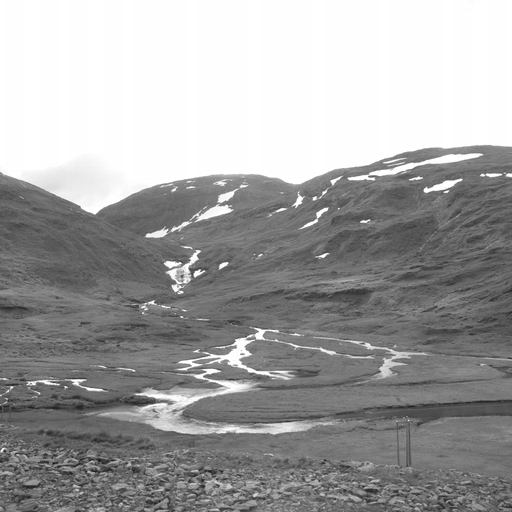
#> input picture lab2/stego_lsb_blocks.bmp, 512 x 512 px; the run also reads 1 picture not shown here
$ python main.py
#> lines starting #> are read from the running program, lines starting #| are printed output that depends on the picture; after the words box and inside, x2 and y2 are one past the last pixel; in counts of white or black regions, pixels touching at a corner belong together
import sys
import os
import numpy as np
from PIL import Image, ImageDraw, ImageFont
import random
import hashlib
import json

class DigitalWatermarking:
    """
    Класс для внедрения и извлечения цифровых водяных знаков
    с использованием двух подходов: LSB и адаптивного по локальной дисперсии
    """

    def __init__(self, container_path):
        """
        Инициализация с изображением-контейнером

        Args:
            container_path: путь к изображению-контейнеру
        """
        try:
            # Загружаем изображение и конвертируем в grayscale
            self.container = Image.open(container_path).convert('L')
            self.container_array = np.array(self.container, dtype=np.uint8)
            self.height, self.width = self.container_array.shape
            self.total_pixels = self.height * self.width

            # Максимальная ёмкость контейнера (бит)
            self.max_capacity = self.total_pixels

            print(f"\n📦 Контейнер загружен: {self.width}x{self.height}")
            print(f"📊 Максимальная ёмкость: {self.max_capacity} бит ({self.max_capacity/8:.0f} байт)")

        except Exception as e:
            print(f"❌ Ошибка загрузки контейнера: {e}")
            sys.exit(1)

    def prepare_watermark(self, watermark_path):
        """
        Подготовка ЦВЗ из изображения-логотипа

        Args:
            watermark_path: путь к изображению ЦВЗ

        Returns:
            биты ЦВЗ и исходное изображение для проверки
        """
        try:
            # Загружаем ЦВЗ и конвертируем в бинарное изображение
            watermark_img = Image.open(watermark_path).convert('L')

            # Сохраняем исходный размер
            original_size = (watermark_img.height, watermark_img.width)

            # Масштабируем ЦВЗ до размера, обеспечивающего 50% ёмкости контейнера
            target_bytes = self.max_capacity // 16  # 50% от ёмкости в байтах
            target_pixels = target_bytes * 8  # в битах

            # Вычисляем необходимые размеры ЦВЗ
            watermark_pixels = watermark_img.width * watermark_img.height

            if watermark_pixels > target_pixels:
                # Масштабируем вниз
                scale = (target_pixels / watermark_pixels) ** 0.5
                new_width = max(1, int(watermark_img.width * scale))
                new_height = max(1, int(watermark_img.height * scale))
                watermark_img = watermark_img.resize((new_width, new_height), Image.Resampling.LANCZOS)
                print(f"  📐 Масштабирован до {new_width}x{new_height}")

            # Бинаризация (порог 128)
            watermark_array = np.array(watermark_img)
            binary_watermark = (watermark_array > 128).astype(np.uint8)

            # Преобразуем в одномерный массив битов
            watermark_bits = binary_watermark.flatten()

            # Достигаем 50% ёмкости путём повторения
            target_bits = self.max_capacity // 2
            if len(watermark_bits) < target_bits:
                repeats = (target_bits // len(watermark_bits)) + 1
                watermark_bits = np.tile(watermark_bits, repeats)

            watermark_bits = watermark_bits[:target_bits]

            print(f"  🔤 ЦВЗ подготовлен: {len(watermark_bits)} бит ({len(watermark_bits)/8:.0f} байт)")
            print(f"  📈 Доля от ёмкости: {len(watermark_bits)/self.max_capacity*100:.1f}%")

            return watermark_bits, watermark_img, original_size

        except Exception as e:
            print(f"❌ Ошибка подготовки ЦВЗ: {e}")
            return None, None, None

    def split_into_blocks(self, array, block_size=8):
        """
        Разделение изображения на блоки

        Args:
            array: входное изображение
            block_size: размер блока

        Returns:
            список блоков и метаданные
        """
        h, w = array.shape
        blocks = []

        # Вычисляем количество блоков
        n_blocks_h = h // block_size
        n_blocks_w = w // block_size

        for i in range(n_blocks_h):
            for j in range(n_blocks_w):
                block = array[i*block_size:(i+1)*block_size, j*block_size:(j+1)*block_size]
                blocks.append(block)

        metadata = {
            'block_size': block_size,
            'n_blocks_h': n_blocks_h,
            'n_blocks_w': n_blocks_w,
            'total_blocks': len(blocks),
            'original_shape': (h, w)
        }

        print(f"  📦 Изображение разделено на {len(blocks)} блоков {block_size}x{block_size}")
        return blocks, metadata

    def reconstruct_from_blocks(self, blocks, metadata):
        """
        Восстановление изображения из блоков

        Args:
            blocks: список блоков
            metadata: метаданные

        Returns:
            восстановленное изображение
        """
        block_size = metadata['block_size']
        n_blocks_h = metadata['n_blocks_h']
        n_blocks_w = metadata['n_blocks_w']

        h = n_blocks_h * block_size
        w = n_blocks_w * block_size

        reconstructed = np.zeros((h, w), dtype=np.uint8)

        block_idx = 0
        for i in range(n_blocks_h):
            for j in range(n_blocks_w):
                reconstructed[i*block_size:(i+1)*block_size, j*block_size:(j+1)*block_size] = blocks[block_idx]
                block_idx += 1

        return reconstructed

    # ==================== РЕЖИМ 1: LSB ВНЕДРЕНИЕ ПО БЛОКАМ ====================

    def embed_lsb_blocks(self, watermark_bits, block_size=8, key_seed=None):
        """
        Внедрение ЦВЗ в LSB по блокам с использованием секретного ключа

        Args:
            watermark_bits: биты ЦВЗ
            block_size: размер блока
            key_seed: зерно для генерации ключа

        Returns:
            стего-изображение, метаданные
        """
        print("\n🔄 РЕЖИМ 1: Внедрение в LSB по блокам")

        # Разделяем изображение на блоки
        blocks, block_metadata = self.split_into_blocks(self.container_array, block_size)

        # Генерируем ключ для перемешивания блоков
        if key_seed is None:
            key_seed = random.randint(0, 2**32 - 1)

        random.seed(key_seed)
        block_indices = list(range(len(blocks)))
        random.shuffle(block_indices)

        # Подготавливаем биты ЦВЗ для внедрения
        bits_per_block = block_size * block_size  # по 1 биту на пиксель в LSB
        total_capacity = len(blocks) * bits_per_block

        if len(watermark_bits) > total_capacity:
            print(f"  ⚠️ ЦВЗ слишком большой, обрезаем до {total_capacity} бит")
            watermark_bits = watermark_bits[:total_capacity]

        # Внедряем биты в блоки
        modified_blocks = []
        bit_idx = 0

        for block_idx in block_indices:
            if bit_idx >= len(watermark_bits):
                modified_blocks.append(blocks[block_idx])
                continue

            block = blocks[block_idx].copy().flatten()
            bits_for_block = min(bits_per_block, len(watermark_bits) - bit_idx)

            for i in range(bits_for_block):
                block[i] = (block[i] & 0xFE) | watermark_bits[bit_idx + i]

            modified_blocks.append(block.reshape(block_size, block_size))
            bit_idx += bits_for_block

        # Восстанавливаем изображение
        stego_array = self.reconstruct_from_blocks(modified_blocks, block_metadata)

        # Метаданные для извлечения
        metadata = {
            'method': 'lsb_blocks',
            'block_size': block_size,
            'key_seed': key_seed,
            'embedded_bits': len(watermark_bits),
            'block_metadata': block_metadata,
            'block_indices': block_indices
        }

        print(f"  ✅ Внедрено {len(watermark_bits)} бит в {len(blocks)} блоков")
        print(f"  📍 Ключ: {key_seed}")

        return stego_array, metadata

    # [52 lines left out: function extract_lsb_blocks, not called in this run]

    # ==================== РЕЖИМ 2: АДАПТИВНОЕ ВНЕДРЕНИЕ ПО БЛОКАМ ====================

    def calculate_block_variance(self, block):
        """Вычисление дисперсии блока"""
        return np.var(block)

    # [207 lines left out: functions embed_adaptive_blocks, extract_adaptive_blocks, bits_to_image, not called in this run]

    def calculate_psnr(self, original, stego):
        """
        Вычисление PSNR между оригиналом и стего-изображением

        Returns:
            PSNR в дБ
        """
        original = original.astype(np.float64)
        stego = stego.astype(np.float64)

        mse = np.mean((original - stego) ** 2)

        if mse == 0:
            return float('inf')

        max_pixel = 255.0
        psnr = 20 * np.log10(max_pixel / np.sqrt(mse))

        return psnr

    # [47 lines left out: function create_comparison_image, not called in this run]


def main():
    print("=" * 70)
    print("🔐 ПРОГРАММА ВНЕДРЕНИЯ ЦИФРОВЫХ ВОДЯНЫХ ЗНАКОВ ПО БЛОКАМ")
    print("=" * 70)

    # 1. Ввод пути к контейнеру
    while True:
        container_path = input("\n📁 Введите путь к изображению-контейнеру: ").strip()
        if os.path.exists(container_path):
            break
        print("❌ Файл не найден!")
#> this loop made 1 pass; the answer given on pass 1: stego_lsb_blocks.bmp

    # Создаём объект
    dw = DigitalWatermarking(container_path)
#> in __init__, self.container is the input picture: PIL image 512x512 L; min 20, max 255, mean 162.5
#| 📦 Контейнер загружен: 512x512
#| 📊 Максимальная ёмкость: 262144 бит (32768 байт)

    # 2. Ввод пути к ЦВЗ
    while True:
        watermark_path = input("\n🔤 Введите путь к изображению ЦВЗ (логотип): ").strip()
        if os.path.exists(watermark_path):
            break
        print("❌ Файл не найден!")

    # Подготавливаем ЦВЗ
    watermark_bits, original_watermark, original_size = dw.prepare_watermark(watermark_path)
#|   📐 Масштабирован до 362x362
#> in prepare_watermark, `binary_watermark = (watermark_array > 128).astype(np.uint8)`:
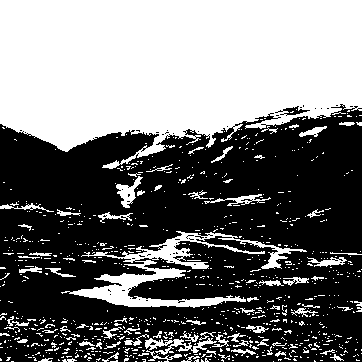
#> binary_watermark: shape (362, 362); values 0 (black) and 1 (white), 45.2% white; 857 white regions (779 under 20 px), largest, box (x1, y1, x2, y2) and area: (0, 0, 362, 169) 47391, (61, 231, 307, 308) 4318, (145, 338, 217, 355) 461
#> in prepare_watermark, `repeats = (target_bits // len(watermark_bits)) + 1`: repeats = 2
#|   🔤 ЦВЗ подготовлен: 131072 бит (16384 байт)
#|   📈 Доля от ёмкости: 50.0%
#> original_size = (512, 512)
    if watermark_bits is None:
        return

    # 3. Выбор режима
    print("\n" + "=" * 40)
    print("ВЫБЕРИТЕ РЕЖИМ ВНЕДРЕНИЯ:")
    print("1 - LSB внедрение по блокам")
    print("2 - Адаптивное внедрение по блокам")
    print("3 - Сравнить оба режима")
    print("=" * 40)

    mode = input("Ваш выбор (1/2/3): ").strip()
#> the answer given: 1

    # 4. Ввод размера блока
    block_size = 8
    try:
        block_size = int(input("\nВведите размер блока (по умолчанию 8): ").strip() or "8")
#> the answer given: 100
    except:
        block_size = 8

    results = {}

    # РЕЖИМ 1
    if mode in ['1', '3']:
        print("\n" + "-" * 60)
        print("РЕЖИМ 1: LSB внедрение по блокам")
        print("-" * 60)

        # Внедрение
        stego_lsb, lsb_metadata = dw.embed_lsb_blocks(watermark_bits, block_size)
#> after the loop in split_into_blocks, `for i in range(n_blocks_h):`: blocks = 25 items
#> in split_into_blocks, `metadata = { 'block_size': block_size, 'n_blocks_h': n_blocks_h, 'n_bl..`: metadata = {'block_size': 100, 'n_blocks_h': 5, 'n_blocks_w': 5, 'total_blocks': 25, 'original_shape': (512, 512)}
#|   📦 Изображение разделено на 25 блоков 100x100
#> in embed_lsb_blocks, `blocks, block_metadata = self.split_into_blocks(self.container_array, ..`: blocks = 25 items; block_metadata has the same summary as metadata in split_into_blocks
#> in embed_lsb_blocks, `block_indices = list(range(len(blocks)))`: block_indices = 25 values from 0 to 24
#> in embed_lsb_blocks, `total_capacity = len(blocks) * bits_per_block`: total_capacity = 250000
#> the loop in embed_lsb_blocks, `for block_idx in block_indices:` made 25 passes
#> (block_idx, bits_for_block, bit_idx) on passes 1 to 12: (9, 10000, 10000), (12, 10000, 20000), (15, 10000, 30000), (19, 10000, 40000), (1, 10000, 50000), (7, 10000, 60000), (10, 10000, 70000), (16, 10000, 80000), (13, 10000, 90000), (3, 10000, 100000), (0, 10000, 110000), (5, 10000, 120000)
#> block_idx on passes 15 to 20: 24, 22, 14, 21, 8, 23
#> after the loop in embed_lsb_blocks, `for block_idx in block_indices:`: bit_idx = 131072; modified_blocks = 25 items
#> in reconstruct_from_blocks, `block_size = metadata['block_size']`: block_size = 100
#> in reconstruct_from_blocks, `n_blocks_h = metadata['n_blocks_h']`: n_blocks_h = 5
#> in reconstruct_from_blocks, `h = n_blocks_h * block_size`: h = 500
#> after the loop in reconstruct_from_blocks, `for i in range(n_blocks_h):`:
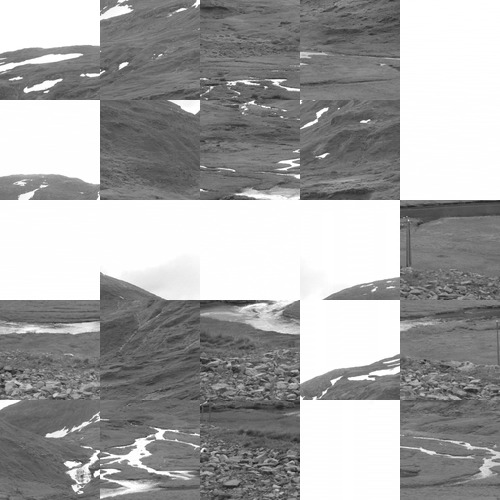
#> reconstructed: shape (500, 500); min 20, max 255, mean 164.1
#> after the loop in reconstruct_from_blocks, `for i in range(n_blocks_h):`: block_idx = 25
#|   ✅ Внедрено 131072 бит в 25 блоков
#> lsb_metadata = 6 items

        # Сохранение
        output_lsb = "stego_lsb_blocks.bmp"
        Image.fromarray(stego_lsb).save(output_lsb)

        # Сохраняем метаданные
        with open('lsb_blocks_metadata.json', 'w') as f:
            # Конвертируем для JSON
            metadata_serializable = {}
            for k, v in lsb_metadata.items():
                if isinstance(v, np.integer):
                    metadata_serializable[k] = int(v)
                elif isinstance(v, np.floating):
                    metadata_serializable[k] = float(v)
                elif isinstance(v, np.ndarray):
                    metadata_serializable[k] = v.tolist()
                elif isinstance(v, list):
                    metadata_serializable[k] = [int(x) if isinstance(x, np.integer) else x for x in v]
                else:
                    metadata_serializable[k] = v
#> this loop made 6 passes
#> (k, v) on passes 1 to 4: ('method', 'lsb_blocks'), ('block_size', 100), ('key_seed', 3626764237), ('embedded_bits', 131072)
#> after the loop, metadata_serializable = 6 items
            json.dump(metadata_serializable, f, indent=2)

        print(f"  💾 Стего: {output_lsb}")
        print(f"  💾 Метаданные: lsb_blocks_metadata.json")

        # PSNR
        psnr_lsb = dw.calculate_psnr(dw.container_array, stego_lsb)
        print(f"  📊 PSNR: {psnr_lsb:.2f} дБ")

        # Извлечение
        extracted_lsb_bits, extracted_lsb_img = dw.extract_lsb_blocks(
            output_lsb, lsb_metadata, original_size
        )

        # Сохраняем извлечённый ЦВЗ
        extracted_lsb_img.save("extracted_lsb_blocks.bmp")
        print(f"  💾 Извлечённый ЦВЗ: extracted_lsb_blocks.bmp")

        # Проверка совпадения
        match_len = min(len(extracted_lsb_bits), len(watermark_bits))
        match_lsb = np.sum(extracted_lsb_bits[:match_len] == watermark_bits[:match_len]) / match_len * 100
        print(f"  ✅ Совпадение битов: {match_lsb:.2f}%")

        # Создаём сравнение
        dw.create_comparison_image(original_watermark, extracted_lsb_img, "comparison_lsb_blocks.png")

        results['lsb'] = {'psnr': psnr_lsb, 'match': match_lsb}

    # РЕЖИМ 2
    if mode in ['2', '3']:
        print("\n" + "-" * 60)
        print("РЕЖИМ 2: Адаптивное внедрение по блокам")
        print("-" * 60)

        # Внедрение
        stego_adaptive, adaptive_metadata = dw.embed_adaptive_blocks(watermark_bits, block_size)

        # Сохранение
        output_adaptive = "stego_adaptive_blocks.bmp"
        Image.fromarray(stego_adaptive).save(output_adaptive)

        # Сохраняем метаданные
        with open('adaptive_blocks_metadata.json', 'w') as f:
            # Конвертируем для JSON
            metadata_serializable = {}
            for k, v in adaptive_metadata.items():
                if isinstance(v, np.integer):
                    metadata_serializable[k] = int(v)
                elif isinstance(v, np.floating):
                    metadata_serializable[k] = float(v)
                elif isinstance(v, np.ndarray):
                    metadata_serializable[k] = v.tolist()
                elif isinstance(v, list):
                    metadata_serializable[k] = [float(x) if isinstance(x, np.floating) else x for x in v]
                else:
                    metadata_serializable[k] = v
            json.dump(metadata_serializable, f, indent=2)

        print(f"  💾 Стего: {output_adaptive}")
        print(f"  💾 Метаданные: adaptive_blocks_metadata.json")

        # PSNR
        psnr_adaptive = dw.calculate_psnr(dw.container_array, stego_adaptive)
        print(f"  📊 PSNR: {psnr_adaptive:.2f} дБ")

        # Извлечение
        extracted_adaptive_bits, extracted_adaptive_img = dw.extract_adaptive_blocks(
            output_adaptive, adaptive_metadata, original_size
        )

        # Сохраняем извлечённый ЦВЗ
        extracted_adaptive_img.save("extracted_adaptive_blocks.bmp")
        print(f"  💾 Извлечённый ЦВЗ: extracted_adaptive_blocks.bmp")

        # Проверка совпадения
        match_len = min(len(extracted_adaptive_bits), len(watermark_bits))
        match_adaptive = np.sum(extracted_adaptive_bits[:match_len] == watermark_bits[:match_len]) / match_len * 100
        print(f"  ✅ Совпадение битов: {match_adaptive:.2f}%")

        # Создаём сравнение
        dw.create_comparison_image(original_watermark, extracted_adaptive_img, "comparison_adaptive_blocks.png")

        results['adaptive'] = {'psnr': psnr_adaptive, 'match': match_adaptive}

    # СРАВНЕНИЕ
    if mode == '3' and len(results) == 2:
        print("\n" + "=" * 60)
        print("📊 СРАВНЕНИЕ РЕЖИМОВ")
        print("=" * 60)
        print(f"LSB по блокам:        PSNR = {results['lsb']['psnr']:.2f} дБ, Совпадение = {results['lsb']['match']:.2f}%")
        print(f"Адаптивный по блокам: PSNR = {results['adaptive']['psnr']:.2f} дБ, Совпадение = {results['adaptive']['match']:.2f}%")

    print("\n✅ Программа завершена!")
    print("📁 Результаты сохранены в текущей директории")


# [51 lines left out: function test_with_sample, not called in this run]


if __name__ == "__main__":
    # Для теста:
    # test_with_sample()

    # Для основной программы:
#> (the run stopped early here; a loop or call above may not have finished)
